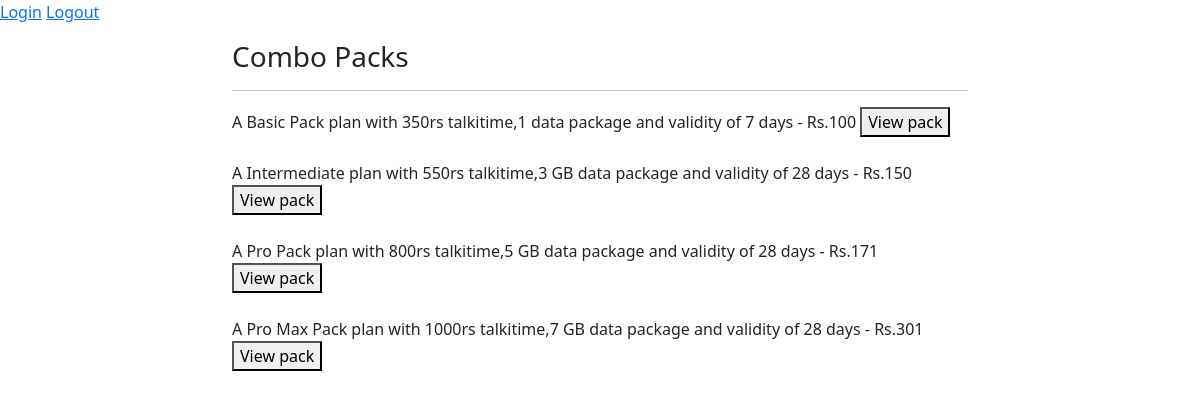
The page /combo/ on the database its author committed.
### accounts/models.py (models this page shows)
class Combo(models.Model):
    id = models.IntegerField(primary_key=True)
    name = models.CharField(max_length=40)
    net = models.CharField(max_length=40)
    talk = models.CharField(max_length=40)
    vald = models.CharField(max_length=40)
    price = models.IntegerField()
    text = models.TextField()
    def __str__(self):
        return f" A  {self.name} plan with  {self.talk}rs talkitime,{self.net} data package and validity of {self.vald} days"

### accounts/views.py (the view)
# urls.py: path('combo/', views.combo, name='combo'),
def combo(request):
    context={
        "combo" : Combo.objects.all(),
    }
    combo = Combo.objects.all()
    return render(request,"accounts/combo.html",context)

### accounts/templates/accounts/combo.html (shortened to what this page needs)
{% extends 'accounts/base.html' %}
{% load static %}
{% block main-content %}
<div class="container">
 <div class="row my-3">
  <div class="col-sm-8 offset-sm-2">
   <h3>Combo Packs</h3>
   <hr>
   <div class="text-block" >
    {% for items in combo %}
            <form method='POST' action="/browse/">
            {{ items }} - Rs.{{ items.price }}
            <button type="submit" class="button"><span>View pack</span></button>
          </form>
          <br>
         {% endfor %}
  </div>
  </div>
 </div>
</div>
{% endblock main-content %}

### accounts/templates/accounts/base.html (shortened to what this page needs)
<!DOCTYPE html>
<html lang="en">
<head>
    <link href="https://cdn.jsdelivr.net/npm/bootstrap@5.1.3/dist/css/bootstrap.min.css" rel="stylesheet">
</head>
<body>
    <a class="" href="{% url 'login' %}">Login</a>
    <a class="" href="{% url 'logout' %}">Logout</a>
    {% block main-content %} {% endblock main-content %}
</body>
</html>

### rows shown on the page
Combo: name+talk+net "A Basic Pack plan with 350rs talkitime,1 data package and validity of 7 days", price "100"
Combo: name+talk+net "A Intermediate plan with 550rs talkitime,3 GB data package and validity of 28 days", price "150"
Combo: name+talk+net "A Pro Pack plan with 800rs talkitime,5 GB data package and validity of 28 days", price "171"
Combo: name+talk+net "A Pro Max Pack plan with 1000rs talkitime,7 GB data package and validity of 28 days", price "301"
